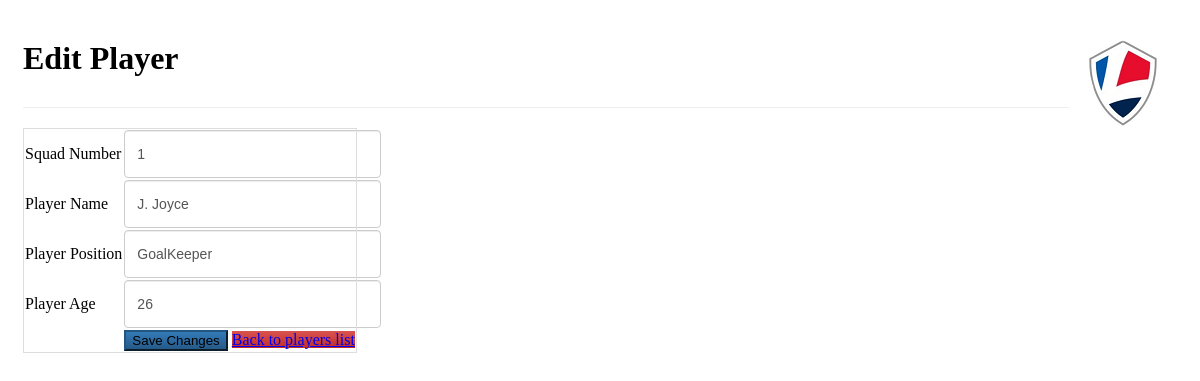
The app's page /player/update.php?playerID=11 (signed in) with its own data.
### tables this page shows
CREATE TABLE `player` (
  `playerID` int(11) NOT NULL AUTO_INCREMENT,
  `squadNumber` int(11) NOT NULL,
  `playerName` varchar(30) NOT NULL,
  `playerPosition` varchar(30) NOT NULL,
  `playerAge` int(11) NOT NULL,
  PRIMARY KEY (`playerID`)
);

### player/update.php (the view, shortened to what this page needs)
<!DOCTYPE HTML>
<html>
   <head>
      <link rel="stylesheet" href="../libs/football.css" />
   </head>
   <body>
      <div class="container">
         <div class="page-header">
         	<img src="../images/teamlogo2.jpg" class="img-responsive pull-right" alt="Responsive image">
            <h1>Edit Player</h1>
         </div>
         <?php
            $playerID=isset($_GET['playerID']) ? $_GET['playerID'] : die('ERROR: Player not found.');
            include '../config/database.php';
            try {
                $query = "SELECT playerID, squadNumber, playerName, playerPosition, playerAge FROM player WHERE playerID = ? LIMIT 0,1";
                $stmt = $con->prepare( $query );
                $stmt->bindParam(1, $playerID);
                $stmt->execute();
                $row = $stmt->fetch(PDO::FETCH_ASSOC);
                $squadNumber= $row['squadNumber'];
                $playerName= $row['playerName'];
                $playerPosition= $row['playerPosition'];
                $playerAge= $row['playerAge'];
            }
            catch(PDOException $exception){
                die('ERROR: ' . $exception->getMessage());
            }
            ?>
         <?php
            $playerID=isset($_GET['playerID']) ? $_GET['playerID'] : die('ERROR: Player not found.');
            ?>
         <form action="<?php echo htmlspecialchars($_SERVER["PHP_SELF"] . "?playerID={$playerID}");?>" method="post">
            <table class='table table-hover table-responsive table-bordered'>
               <tr>
                  <td>Squad Number</td>
                  <td><input type='text' name='squadNumber' value="<?php echo htmlspecialchars($squadNumber, ENT_QUOTES);  ?>" class='form-control' /></td>
               </tr>
               <tr>
                  <td>Player Name</td>
                  <td><input type='text' name='playerName' value="<?php echo htmlspecialchars($playerName, ENT_QUOTES);  ?>" class='form-control' /></td>
               </tr>
               <tr>
                  <td>Player Position</td>
                  <td><input type='text' name='playerPosition' value="<?php echo htmlspecialchars($playerPosition, ENT_QUOTES);  ?>" class='form-control' /></td>
               </tr>
               <tr>
                  <td>Player Age</td>
                  <td><input type='text' name='playerAge' value="<?php echo htmlspecialchars($playerAge, ENT_QUOTES);  ?>" class='form-control' /></td>
               </tr>
               <tr>
                  <td></td>
                  <td>
                     <input type='submit' value='Save Changes' class='btn btn-primary' />
                     <a href='read.php' class='btn btn-danger'>Back to players list</a>
                  </td>
               </tr>
            </table>
         </form>
      </div>
   </body>
</html>

### records on screen
player: squadNumber "1", playerName "J. Joyce", playerPosition "GoalKeeper", playerAge "26"
